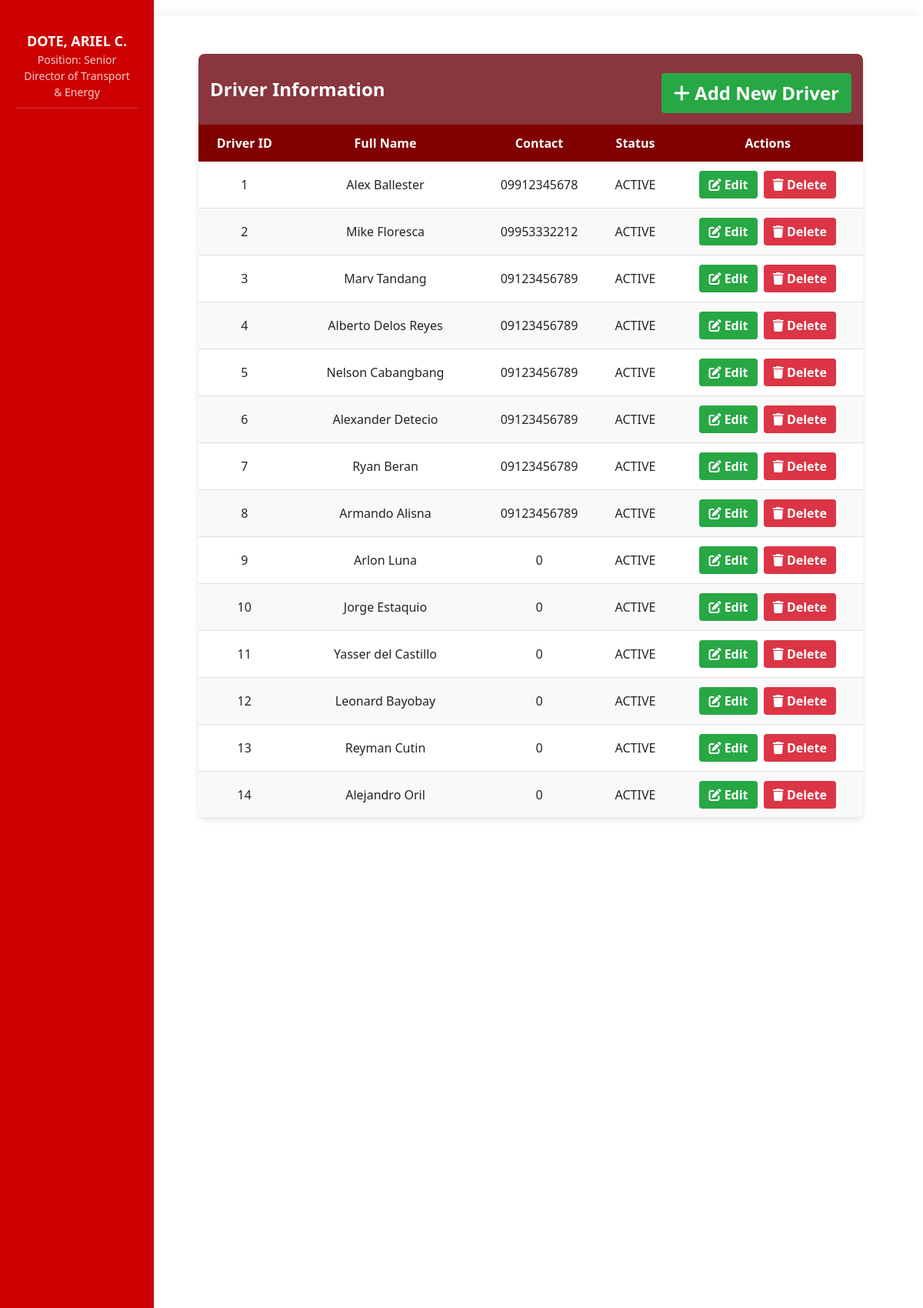
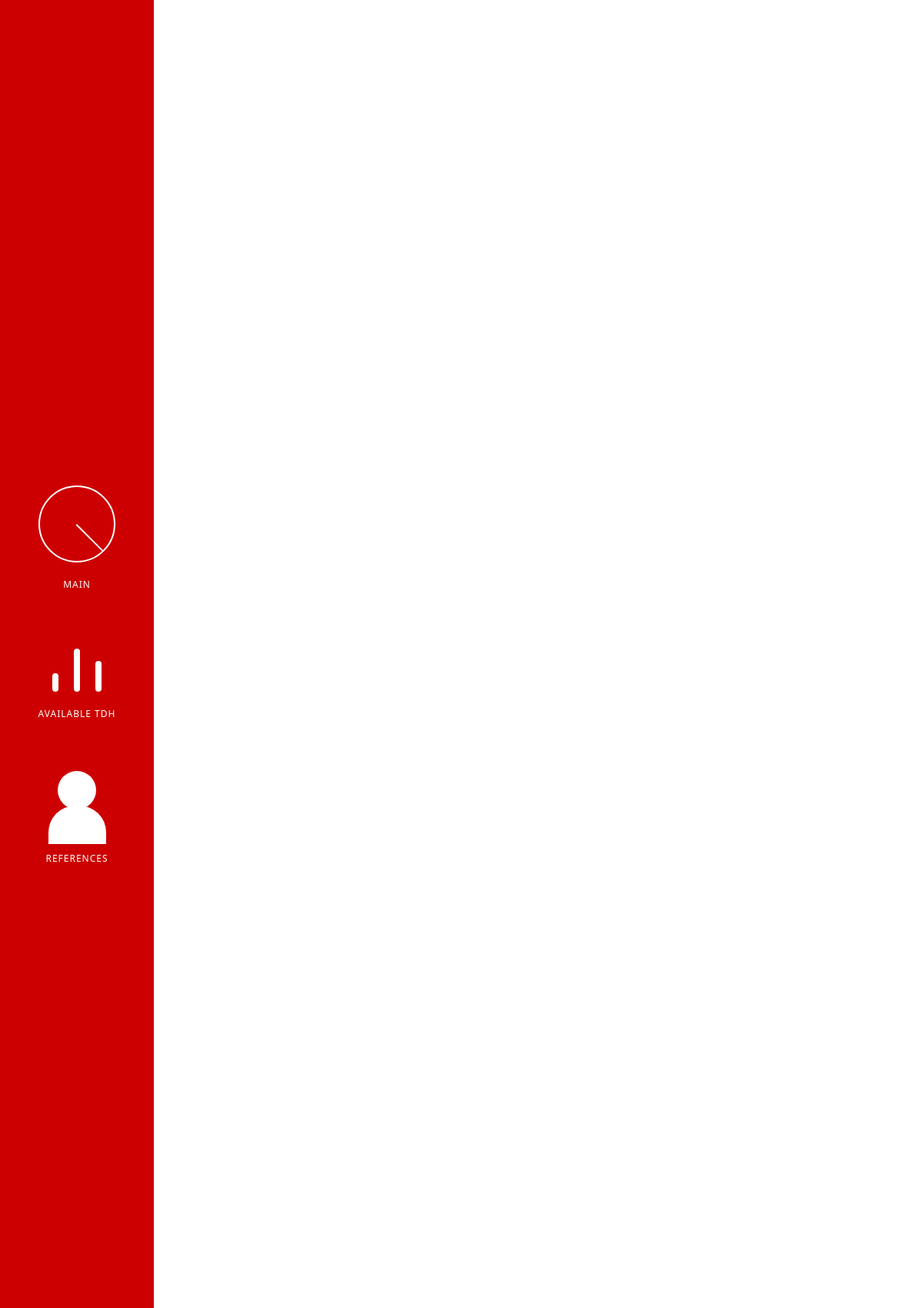
/drivers.php (signed in, upper part), run on the app's committed database (2 pictures, top to bottom).
### tables this page shows
CREATE TABLE `usertype` (
  `u_id` int(11) NOT NULL,
  `type` int(11) NOT NULL,
  `position` varchar(255) NOT NULL
);

CREATE TABLE `driver` (
  `driver_id` int(11) NOT NULL,
  `fullname` varchar(255) NOT NULL,
  `contact` varchar(20) NOT NULL,
  `status` enum('ACTIVE','INACTIVE','','') NOT NULL
);

### public_html/drivers.php (the view, shortened to what this page needs)
<?php
require_once 'connection.php';
$query = "SELECT * FROM driver ORDER BY driver_id";
$result = mysqli_query($conn, $query);
?>
<!DOCTYPE html>
<html lang="en">
<head>
    <link rel="stylesheet" href="assets/css/landingPage.css">
    <link rel="stylesheet" href="https://cdnjs.cloudflare.com/ajax/libs/font-awesome/6.0.0/css/all.min.css">
    <link href="https://stackpath.bootstrapcdn.com/bootstrap/4.5.2/css/bootstrap.min.css" rel="stylesheet">
</head>
<body oncontextmenu="return false" controlslist="nodownload">
    <div class="sidebar">
        <div class="user-info">
            <div class="name"><?php echo htmlspecialchars($_SESSION["fullname"]); ?></div>
            <div class="role">Position:
            <?php
                $sql = "SELECT position FROM usertype WHERE u_id = " . $_SESSION["u_id"];
                $positionResult = mysqli_query($conn, $sql);
                if ($positionResult && mysqli_num_rows($positionResult) > 0) {
                    $row = mysqli_fetch_assoc($positionResult);
                    echo htmlspecialchars($row["position"]);
                } else {
                    echo "Unknown";
                }
            ?>
            </div>
        </div>
        <div>
            <div class="metric-section" data-href="landingPage.php">
                <div class="chart-container">
                    <div class="pie-chart">
                        <div class="pie-slice"></div>
                    </div>
                </div>
                <div class="metric-title">MAIN</div>
            </div>
            <div class="metric-section" data-href="available.php">
                <div class="bar-container">
                    <div class="bar bar-1"></div>
                    <div class="bar bar-2"></div>
                    <div class="bar bar-3"></div>
                </div>
                <div class="metric-title">AVAILABLE TDH</div>
            </div>
            <div class="metric-section" data-href="references.php">
                <div class="chart-container">
                    <div class="people-icon">
                        <div class="people-head"></div>
                        <div class="people-body"></div>
                    </div>
                </div>
                <div class="metric-title">REFERENCES</div>
            </div>
        </div>
    </div>
    <div class="main-content">
        <div class="driver-table-container">
            <div class="table-header">
                <span>Driver Information</span>
                <button type="button" class="add-driver-btn" data-toggle="modal" data-target="#addDriverModal">
                    <i class="fas fa-plus"></i> Add New Driver
                </button>
            </div>
            <div class="table-responsive">
                <table class="driver-table">
                    <thead>
                        <tr>
                            <th>Driver ID</th>
                            <th>Full Name</th>
                            <th>Contact</th>
                            <th>Status</th>
                            <th>Actions</th>
                        </tr>
                    </thead>
                    <tbody>
                        <?php if($result && mysqli_num_rows($result) > 0): ?>
                            <?php while($row = mysqli_fetch_assoc($result)):
                                $contact_display = $row['contact'];
                            ?>
                            <tr>
                                <td><?php echo htmlspecialchars($row['driver_id']); ?></td>
                                <td><?php echo htmlspecialchars($row['fullname']); ?></td>
                                <td><?php echo htmlspecialchars($contact_display); ?></td>
                                <td><?php echo htmlspecialchars($row['status']); ?></td>
                                <td class="action-buttons">
                                    <button type="button" class="btn btn-success editbtn" data-toggle="modal" data-target="#editmodal" data-id="<?php echo $row['driver_id']; ?>">
                                        <i class="fas fa-edit"></i> Edit
                                    </button>
                                    <button type="button" class="btn btn-danger deletebtn" data-toggle="modal" data-target="#deletemodal" data-id="<?php echo $row['driver_id']; ?>">
                                        <i class="fas fa-trash"></i> Delete
                                    </button>
                                </td>
                            </tr>
                            <?php endwhile; ?>
                        <?php else: ?>
                            <tr>
                                <td colspan="5" class="text-center">No drivers found</td>
                            </tr>
                        <?php endif; ?>
                    </tbody>
                </table>
            </div>
        </div>
    </div>
</body>
</html>

### public_html/assets/css/landingPage.css (style rules this page uses)
* { margin: 0; padding: 0; box-sizing: border-box; font-family: 'Segoe UI', Tahoma, Geneva, Verdana, sans-serif; }
body { height: 100vh; display: flex; background-color: #f5f5f5; overflow-x: hidden; }
.sidebar { background-color: #cc0000; width: 200px; min-width: 200px; color: white; padding: 30px 20px; display: flex; flex-direction: column; align-items: center; justify-content: space-between; transition: all 0.3s ease; z-index: 100; }
.metric-section { display: flex; flex-direction: column; align-items: center; margin-bottom: 30px; width: 100%; }
.metric-title { font-size: 12px; letter-spacing: 1px; margin-top: 10px; margin-bottom: 20px; text-align: center; }
.chart-container { width: 100px; height: 100px; position: relative; margin-bottom: 10px; }
.pie-chart { width: 100%; height: 100%; border-radius: 50%; border: 2px solid white; position: relative; display: flex; align-items: center; justify-content: center; }
.pie-slice { position: absolute; width: 50%; height: 50%; top: 0; left: 50%; border-left: 2px solid white; transform-origin: bottom left; transform: rotate(45deg); }
.bar-container { display: flex; justify-content: center; align-items: flex-end; height: 80px; width: 100%; padding: 0 20px; margin-bottom: 10px; }
.bar { width: 8px; background-color: white; margin: 0 10px; border-radius: 10px; }
.bar-1 { height: 30%; }
.bar-2 { height: 70%; }
.bar-3 { height: 50%; }
.main-content { flex: 1; padding: 30px; background-color: white; border-radius: 20px 0 0 20px; margin: 20px 0 20px -20px; box-shadow: -5px 0 15px rgba(0, 0, 0, 0.1); display: flex; flex-direction: column; align-items: center; overflow-y: auto; }
.people-icon { width: 100px; height: 60px; position: relative; display: flex; align-items: center; justify-content: center; }
.people-head { width: 50px; height: 50px; background-color: white; border-radius: 50%; position: absolute; top: 15px; }
.people-body { width: 75px; height: 50px; background-color: white; position: absolute; top: 60px; border-radius: 35px 35px 0 0; }
.metric-section { cursor: pointer; transition: transform 0.3s ease, box-shadow 0.3s ease; }
.user-info { color: white; text-align: center; padding: 10px; margin-bottom: 20px; border-bottom: 1px solid rgba(255, 255, 255, 0.2); }
.user-info .name { font-size: 18px; font-weight: bold; }
.user-info .role { font-size: 14px; opacity: 0.8; }

### public_html/drivers.php (style rules this page uses)
body { font-family: 'Segoe UI', Tahoma, Geneva, Verdana, sans-serif; overflow-x: hidden; }
.driver-table-container { margin: 20px auto; width: 90%; max-width: 1500px; box-shadow: 0 4px 8px rgba(0, 0, 0, 0.1); border-radius: 8px; overflow: hidden; background-color: #fff; }
.table-header { background-color: rgba(106, 0, 11, 0.79); color: white; padding: 15px; text-align: center; font-size: 1.5rem; font-weight: bold; display: flex; flex-wrap: wrap; justify-content: space-between; align-items: center; }
.add-driver-btn { background-color: #28a745; color: white; border: none; padding: 8px 16px; border-radius: 4px; cursor: pointer; font-weight: bold; white-space: nowrap; margin-top: 10px; }
.driver-table { width: 100%; border-collapse: collapse; box-shadow: 0 2px 3px rgba(0, 0, 0, 0.1); }
.driver-table th { background-color: maroon; color: white; font-weight: bold; text-align: center; padding: 12px 15px; }
.driver-table td { padding: 10px 15px; text-align: center; border-bottom: 1px solid #e0e0e0; word-break: break-word; }
.driver-table tr:nth-child(even) { background-color: #f9f9f9; }
.btn { padding: 6px 12px; border: none; border-radius: 4px; cursor: pointer; font-weight: bold; text-decoration: none; display: inline-block; margin: 2px; white-space: nowrap; }
.btn-success { background-color: #28a745; color: white; }
.btn-danger { background-color: #dc3545; color: white; }
.table-responsive { overflow-x: auto; border-radius: 0px; box-shadow: 0 2px 5px rgba(0, 0, 0, 0.1); max-height: 900px; overflow-y: auto; }
.driver-table thead { position: sticky; top: 0; background-color: maroon; color: white; z-index: 10; }

### data on the page
usertype: position "Senior Director of Transport & Energy"
driver: driver_id "1", fullname "Alex Ballester", contact "09912345678", status "ACTIVE"
driver: driver_id "2", fullname "Mike Floresca", contact "09953332212", status "ACTIVE"
driver: driver_id "3", fullname "Marv Tandang", contact "09123456789", status "ACTIVE"
driver: driver_id "4", fullname "Alberto Delos Reyes", contact "09123456789", status "ACTIVE"
driver: driver_id "5", fullname "Nelson Cabangbang", contact "09123456789", status "ACTIVE"
driver: driver_id "6", fullname "Alexander Detecio", contact "09123456789", status "ACTIVE"
driver: driver_id "7", fullname "Ryan Beran", contact "09123456789", status "ACTIVE"
driver: driver_id "8", fullname "Armando Alisna", contact "09123456789", status "ACTIVE"
driver: driver_id "9", fullname "Arlon Luna", contact "0", status "ACTIVE"
driver: driver_id "10", fullname "Jorge Estaquio", contact "0", status "ACTIVE"
driver: driver_id "11", fullname "Yasser del Castillo", contact "0", status "ACTIVE"
driver: driver_id "12", fullname "Leonard Bayobay", contact "0", status "ACTIVE"
driver: driver_id "13", fullname "Reyman Cutin", contact "0", status "ACTIVE"
driver: driver_id "14", fullname "Alejandro Oril", contact "0", status "ACTIVE"

### other printed values
$_SESSION["fullname"] "DOTE, ARIEL C."
